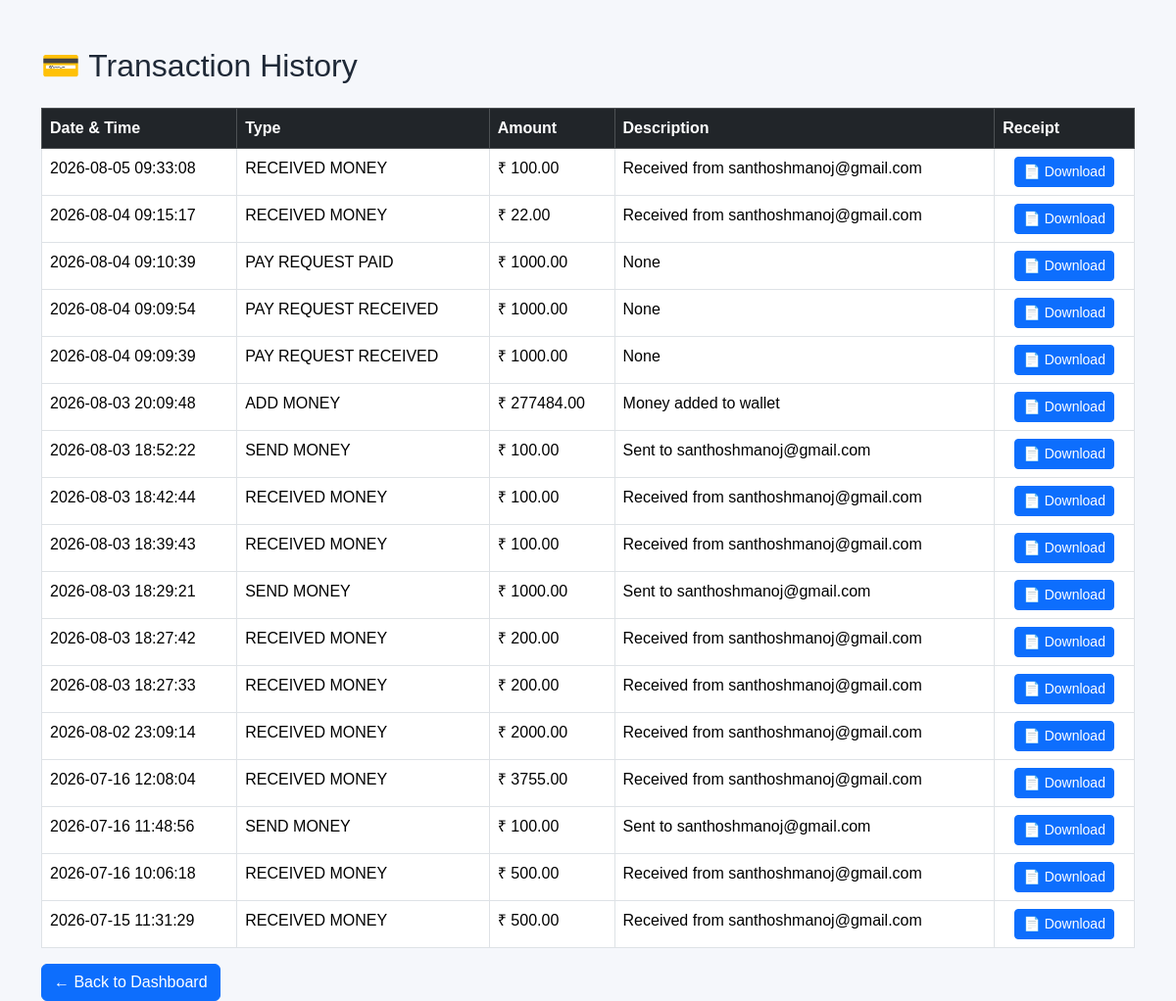
Screenshot of /transactions (signed in) with the database file from the repository.
### tables this page shows
CREATE TABLE transactions (
    id INTEGER PRIMARY KEY AUTOINCREMENT,
    user_id INTEGER NOT NULL,
    transaction_type TEXT NOT NULL,
    amount REAL NOT NULL,
    description TEXT,
    created_at TIMESTAMP DEFAULT CURRENT_TIMESTAMP,
    FOREIGN KEY(user_id) REFERENCES users(id)
);

### app.py (the view)
@app.route("/transactions")
def transactions():
    if "user_id" not in session:
        return redirect(url_for("login"))
    conn = get_db_connection()
    cursor = conn.cursor()
    cursor.execute(
        """
        SELECT
            id,
            transaction_type,
            amount,
            description,
            datetime(created_at, '+5 hours', '+30 minutes') AS created_at
        FROM transactions
        WHERE user_id=?
        ORDER BY created_at DESC
        """,
        (session["user_id"],)
    )
    records = cursor.fetchall()
    conn.close()
    return render_template(
        "transactions.html",
        records=records
    )

### app.py (called while the page is built)
@app.before_request
def check_session_timeout():
    if request.endpoint in ["login", "register", "static"]:
        return
    if "user_id" in session:
        current_time = time.time()
        last_activity = session.get("last_activity", current_time)
        if current_time - last_activity > SESSION_TIMEOUT:
            session.clear()
            return redirect(url_for("login"))
        session["last_activity"] = current_time

def get_db_connection():
    conn = sqlite3.connect(
        DATABASE,
        timeout=30,
        check_same_thread=False
    )
    conn.row_factory = sqlite3.Row
    return conn

### templates/transactions.html (shortened to what this page needs)
{% extends "base.html" %}
{% block content %}
<div class="container mt-5">
    <h2 class="mb-4">
        💳 Transaction History
    </h2>
    {% if records %}
    <table class="table table-bordered table-hover">
        <thead class="table-dark">
            <tr>
                <th>Date & Time</th>
                <th>Type</th>
                <th>Amount</th>
                <th>Description</th>
                <th>Receipt</th>
            </tr>
        </thead>
        <tbody>
        {% for row in records %}
            <tr>
                <td>{{ row["created_at"] }}</td>
                <td>{{ row["transaction_type"] }}</td>
                <td>₹ {{ "%.2f"|format(row["amount"]) }}</td>
                <td>{{ row["description"] }}</td>
               <td class="text-center">
    <a href="{{ url_for('download_receipt', transaction_id=row['id']) }}"
       class="btn btn-sm btn-primary">
        📄 Download
    </a>
</td>
            </tr>
        {% endfor %}
        </tbody>
    </table>
    {% else %}
    <div class="alert alert-info">
        No transactions found.
    </div>
    {% endif %}
    <a href="{{ url_for('dashboard') }}"
       class="btn btn-primary">
        ← Back to Dashboard
    </a>
</div>
{% endblock %}

### static/css/style.css (style rules this page uses)
:root { --primary: #2563eb; --secondary: #1e40af; --accent: #10b981; --light: #f8fafc; --dark: #1f2937; --gray: #6b7280; }
body { margin: 0; font-family: Arial, Helvetica, sans-serif; background: var(--light); color: var(--dark); }

### static/css/auth.css (style rules this page uses)
* { margin:0; padding:0; box-sizing:border-box; }

### static/css/dashboard.css (style rules this page uses)
* { margin:0; padding:0; box-sizing:border-box; }
body { background:#f5f7fb; font-family:Arial, Helvetica, sans-serif; }

### rows the page displays
transactions: created_at "2026-08-05 09:33:08", transaction_type "RECEIVED MONEY", amount "100.00", description "Received from santhoshmanoj@gmail.com"
transactions: created_at "2026-08-04 09:15:17", transaction_type "RECEIVED MONEY", amount "22.00", description "Received from santhoshmanoj@gmail.com"
transactions: created_at "2026-08-04 09:10:39", transaction_type "PAY REQUEST PAID", amount "1000.00", description "None"
transactions: created_at "2026-08-04 09:09:54", transaction_type "PAY REQUEST RECEIVED", amount "1000.00", description "None"
transactions: created_at "2026-08-04 09:09:39", transaction_type "PAY REQUEST RECEIVED", amount "1000.00", description "None"
transactions: created_at "2026-08-03 20:09:48", transaction_type "ADD MONEY", amount "277484.00", description "Money added to wallet"
transactions: created_at "2026-08-03 18:52:22", transaction_type "SEND MONEY", amount "100.00", description "Sent to santhoshmanoj@gmail.com"
transactions: created_at "2026-08-03 18:42:44", transaction_type "RECEIVED MONEY", amount "100.00", description "Received from santhoshmanoj@gmail.com"
transactions: created_at "2026-08-03 18:39:43", transaction_type "RECEIVED MONEY", amount "100.00", description "Received from santhoshmanoj@gmail.com"
transactions: created_at "2026-08-03 18:29:21", transaction_type "SEND MONEY", amount "1000.00", description "Sent to santhoshmanoj@gmail.com"
transactions: created_at "2026-08-03 18:27:42", transaction_type "RECEIVED MONEY", amount "200.00", description "Received from santhoshmanoj@gmail.com"
transactions: created_at "2026-08-03 18:27:33", transaction_type "RECEIVED MONEY", amount "200.00", description "Received from santhoshmanoj@gmail.com"
transactions: created_at "2026-08-02 23:09:14", transaction_type "RECEIVED MONEY", amount "2000.00", description "Received from santhoshmanoj@gmail.com"
transactions: created_at "2026-07-16 12:08:04", transaction_type "RECEIVED MONEY", amount "3755.00", description "Received from santhoshmanoj@gmail.com"
transactions: created_at "2026-07-16 11:48:56", transaction_type "SEND MONEY", amount "100.00", description "Sent to santhoshmanoj@gmail.com"
transactions: created_at "2026-07-16 10:06:18", transaction_type "RECEIVED MONEY", amount "500.00", description "Received from santhoshmanoj@gmail.com"
transactions: created_at "2026-07-15 11:31:29", transaction_type "RECEIVED MONEY", amount "500.00", description "Received from santhoshmanoj@gmail.com"
